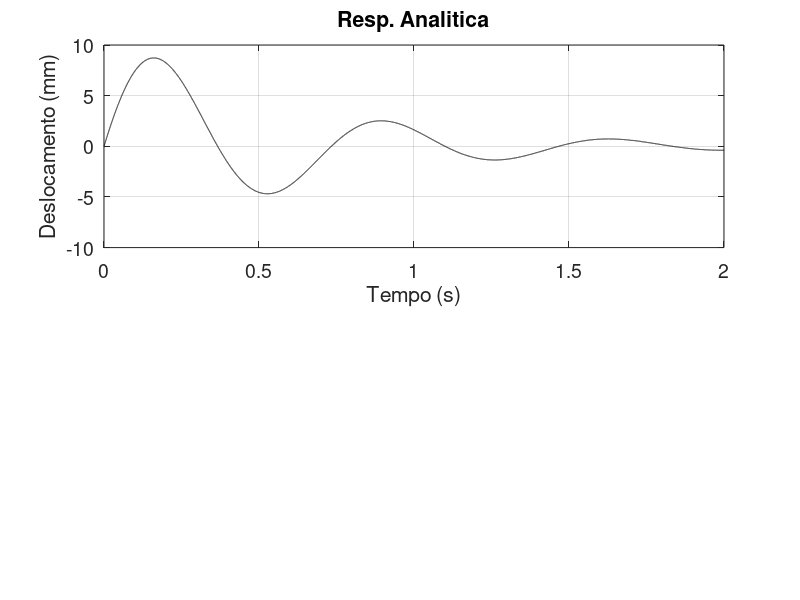

MATLAB code for this plot: (Note: this script raises an error after producing the figure.)
% Dinamica de um sistema massa-mola-amortecedor
clear all, close all, clc,
set(0,'defaulttextfontsize',14,'defaultaxesfontsize',14)

%Parametros do modelo
m=1180; %kg
c=4e3; %Ns/m
k=90e3; %N/m

%% Propriedades dinamicas

disp('- - -')
disp('Propriedades dinamicas:')
wn=sqrt(k/m); 
disp(sprintf('Freq.Natural = %.2f rad/s (%.2f Hz)',wn,wn/2/pi))
xi=c/2/sqrt(k*m);
disp(sprintf('Fator Amort. = %.2f (%%)',xi*100))
wd=wn*sqrt(1-xi^2);
disp(sprintf('Freq.Natural Amort. = %.2f rad/s (%.2f Hz)',wd,wd/2/pi))

disp('- - -')
disp('Resposta Livre')
disp('+ Analitica: u=exp(-xi*wn*ti).*(u0*cos(wd*ti)+(v0+xi*wn*u0)/wd*sin(wd*ti));')
disp('+ Numerica: [to,zo]=ode45(@(t,x)ode_mma(t,x,m,c,k),ti,[u0;v0]); uo=zo(:,1);')
% Resposta livre
u0=0; %desloc. inicial (em m)
v0=0.1; %veloc. inicial (em m/s)

ti=[0:1e-4:2]';
u=exp(-xi*wn*ti).*(u0*cos(wd*ti)+(v0+xi*wn*u0)/wd*sin(wd*ti));
figure('Name','Resposta Livre')
%set(gcf,'position',[1361 71 560 420])
subplot(211)
plot(ti,u*1e3,'k-'), title('Resp. Analitica')
xlabel('Tempo (s)'), ylabel('Deslocamento (mm)'), grid on,

[to,zo]=ode45(@(t,x)ode_mma(t,x,m,c,k),ti,[u0;v0]);
uo=zo(:,1);
subplot(212), 
plot(to,uo*1e3,'k-'), title('Resp. Numerica'),
xlabel('Tempo (s)'), ylabel('Deslocamento (mm)'), grid on,

pause %%%%%%%%%%%%%%%%%%%

%% Resposta a Forcamento Harmonico

disp('- - -')
disp('Resposta a Forcamento Harmonico')
disp('+ Analitica: U=(p0/k)/sqrt((1-r^2)^2+(2*xi*r)^2); al=atan(2*xi*r/(1-r^2)); u=U*cos(W*ti-al);')
disp('+ Numerica: [to,zo]=ode45(@(t,x)ode_mmafh(t,x,m,c,k,p0,W),ti,[u0;v0]); uo=zo(:,1);')
% Resposta a forcamento harmonico
% p(t) = p0*cos(W*t)
p0=1; %amplit. forca (em N)
W=10; %freq. forca (em rad/s)

ti=[0:1e-4:10]';
u0=0; %desloc. inicial (em m)
v0=0; %veloc. inicial (em m/s)

r=W/wn; %razao de freq.
U=(p0/k)/sqrt((1-r^2)^2+(2*xi*r)^2);
al=atan(2*xi*r/(1-r^2));
u=U*cos(W*ti-al);
figure('Name','Resposta a Forcamento Harmonico (tempo)')
%set(gcf,'position',[800 565 560 420])
subplot(211)
plot(ti,u*1e3,'k-'), title('Resp. Analitica')
xlabel('Tempo (s)'), ylabel('Deslocamento (mm)'), grid on,

[to,zo]=ode45(@(t,x)ode_mmafh(t,x,m,c,k,p0,W),ti,[u0;v0]);
uo=zo(:,1);
subplot(212), 
plot(to,uo*1e3,'k-'), title('Resp. Numerica'),
xlabel('Tempo (s)'), ylabel('Deslocamento (mm)'), grid on,

figure('Name','Resposta a Forcamento Harmonico (espectro)')
%set(gcf,'position',[1361 565 560 420])
subplot(211),
Wi=[1:1e-3:5*wn]'; ri=Wi/wn;
Ui=(p0/k)./sqrt((1-ri.^2).^2+(2*xi*ri).^2);
plot(ri,1e3*Ui,'k-'),
xlabel('Razao de Freq.'), ylabel('Deslocamento (mm)')
set(gca,'xlim',[0 5],'xtick',[0:1:5]), grid on,

subplot(212),
ali=atan2(2*xi*ri,(1-ri.^2));
plot(ri,180/pi*ali,'k-'),
xlabel('Razao de Freq.'), ylabel('Fase (graus)')
set(gca,'xlim',[0 5],'xtick',[0:1:5],'ylim',[0 180],'ytick',[0:45:180]), grid on,

pause %%%%%%%%%%%%%%%%%%%

%% Resposta a Forcamento Periodico (Onda quadrada)

disp('- - -')
disp('Resposta a Forcamento Periodico (Onda quadrada)')
% Resposta a forcamento periodico
% p(t) = p1*cos(W1*t) + p2*cos(W2*t)
pv=[1;1/3;1/5;1/7;1/9;1/11;1/13]; %amplit. forca (em N)
Wv=wn/6*[1;3;5;7;9;11;13]; %freq. forca (em rad/s)

ti=[0:1e-4:10]';
u0=0; %desloc. inicial (em m)
v0=0; %veloc. inicial (em m/s)

figure('Name','Resposta a Forcamento Periodico')
%set(gcf,'position',[800 71 560 420])
[to,zo]=ode45(@(t,x)ode_mmafmh(t,x,m,c,k,pv,Wv),ti,[u0;v0]);
uo=zo(:,1);
plot(to,uo*1e3,'k-'), title('Resp. Numerica'),
xlabel('Tempo (s)'), ylabel('Deslocamento (mm)'), grid on,

% Resposta a forcamento qualquer
%z(t) = z0*sin(W*t) para 0<t<pi/W; 0 para t>pi/W
%p(t) = k*z + c*zd = k*z0*sin(W*t) + c*z0*W*cos(W*t) para 0<t<pi/W; 0 para t>pi/W

ti=[0:1e-3:5]';
u0=0; %desloc. inicial (em m)
v0=0; %veloc. inicial (em m/s)
z0=100e-3;
W=2;

pause %%%%%%%%%%%%%%%%%%%

%% Resposta a Forcamento Qualquer

disp('- - -')
disp('Resposta a Forcamento Qualquer')
figure('Name','Resposta a Forcamento Qualquer (Lombada)')
%set(gcf,'position',[1361 71 560 420])
[to,zo]=ode45(@(t,x)ode_mmafq(t,x,m,c,k,z0,W),ti,[u0;v0]);
uo=zo(:,1);
plot(to,uo*1e3,'k-'), title('Resp. Numerica'),
xlabel('Tempo (s)'), ylabel('Deslocamento (mm)'), grid on,

pause %%%%%%%%%%%%%%%%%%%

%% Deslocamento vs Velocidade vs Força

disp('+ Deslocamento vs Velocidade vs Força')
figure('Name','Resposta a Forcamento Qualquer (Lombada)')
%set(gcf,'position',[1361 71 560 630])
subplot(311)
uo=zo(:,1);
plot(to,uo*1e3,'k-'), title('Resp. Numerica'),
xlabel('Tempo (s)'), ylabel('Deslocamento (mm)'), grid on,
subplot(312)
vo=zo(:,2);
plot(to,vo*1e3,'k-'), title('Resp. Numerica'),
xlabel('Tempo (s)'), ylabel('Velocidade (mm/s)'), grid on,
subplot(313),
zo=z0*sin(W*to); zop=z0*W*cos(W*to); id=find(to>pi/W); zo(id)=0; zop(id)=0;
plot(to,k*(uo-zo)+c*(vo-zop),'k-'), title('Resp. Numerica'),
xlabel('Tempo (s)'), ylabel('Força (N)'), grid on,
